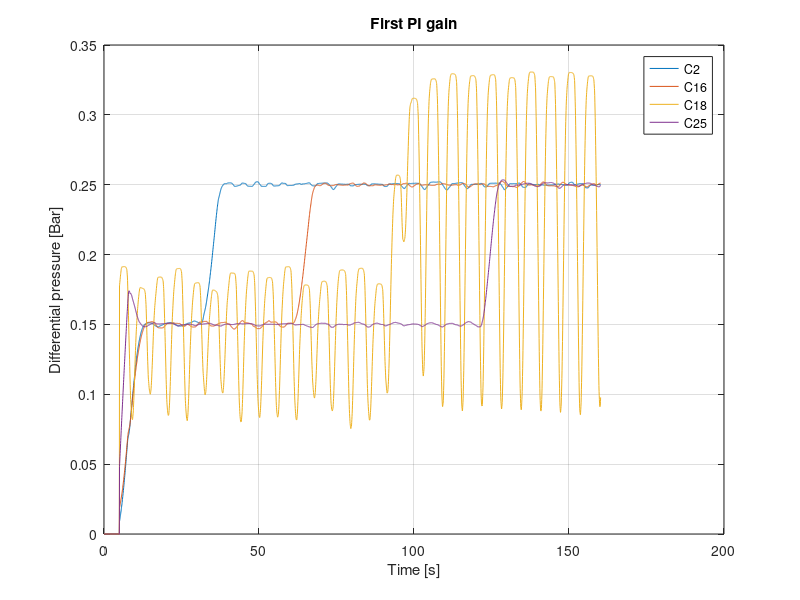
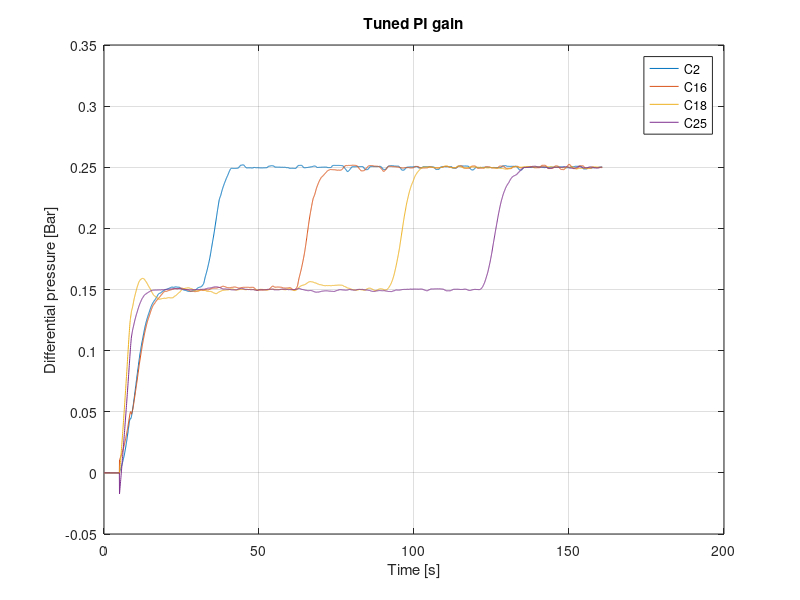

Source code (MATLAB) for these figures, in order:
clc; clear all; close all;
%%
data_old = load('pump_first.mat');
data_new = load('pump_new.mat');
%% Time

time_old = data_old.pump_pressure(1,:);
time_new = data_new.pump_pressure(1,:);

%% plot

figure
plot(time_old,data_old.pump_pressure(2,:),time_old,data_old.pump_pressure(3,:),time_old,data_old.pump_pressure(4,:),time_old,data_old.pump_pressure(5,:))
grid on 
xlabel('Time [s]')
ylabel('Differential pressure [Bar]')
legend('C2','C16','C18','C25')
title('First PI gain')

figure
plot(time_new,data_new.pump_pressure(2,:),time_new,data_new.pump_pressure(3,:),time_new,data_new.pump_pressure(4,:),time_new,data_new.pump_pressure(5,:))
grid on 
xlabel('Time [s]')
ylabel('Differential pressure [Bar]')
legend('C2','C16','C18','C25')
title('Tuned PI gain')
